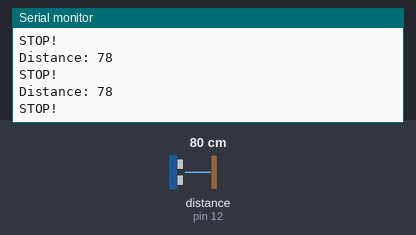
The sketch below on a simulated Arduino Uno, built with avr-gcc and run on an emulated ATmega328P. On the bench: the last lines printed to the serial monitor. Wiring (inferred from the names in the program): ultrasonic range finder: trigger pin 11; echo pin 12. The inputs (shaded band) are chosen by the test bench; at power-on: distance to the obstacle (sensor on pin 12) 80 cm. The echo pulse lasts 58.3 µs per cm.

Above: at 1.2 s.
1.3 s: distance to the obstacle (sensor on pin 12) set to 9 cm
At 1.9 s:
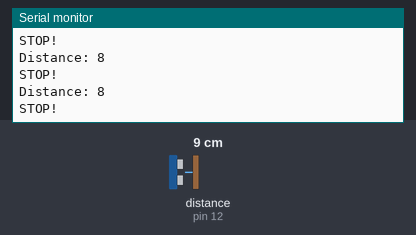
4.3 s: distance to the obstacle (sensor on pin 12) set to 2 cm
At 5.0 s:
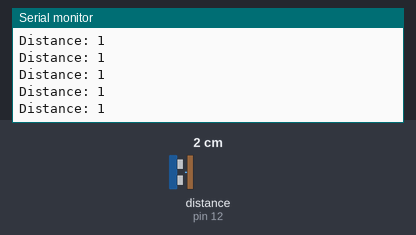
7.3 s: distance to the obstacle (sensor on pin 12) set to 18 cm
At 8.2 s:
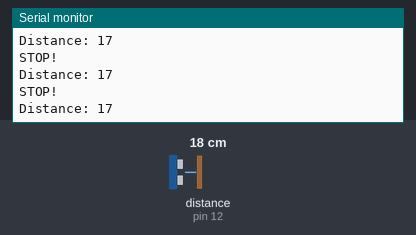
10.3 s: distance to the obstacle (sensor on pin 12) set to 120 cm
At 11.2 s:
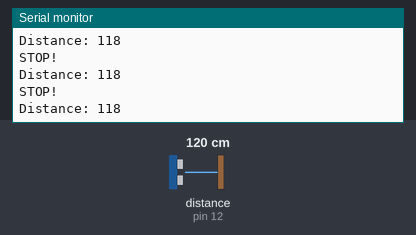
13.3 s: distance to the obstacle (sensor on pin 12) set to 4 cm
At 13.9 s:
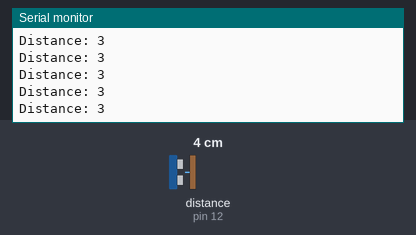
16.3 s: distance to the obstacle (sensor on pin 12) set to 250 cm
At 16.9 s:
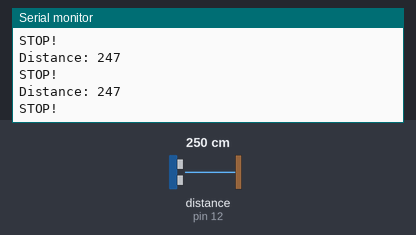
Timing chart, 0 to 19.3 s (numbered marks = the images above; inputs shaded):
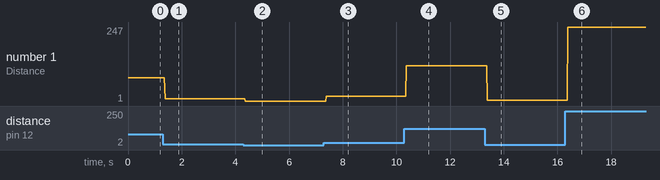

The sketch:

Ultrasonic_Lab2.ino
```cpp
const int trigPin = 11;
const int echoPin = 12;

long duration;
int distance;

void setup() {
  pinMode(trigPin, OUTPUT);
  pinMode(echoPin, INPUT);
  Serial.begin(9600);
}

void loop() {
  digitalWrite(trigPin, LOW);
  delayMicroseconds(2);

  digitalWrite(trigPin, HIGH);
  delayMicroseconds(10);
  digitalWrite(trigPin, LOW);

  duration = pulseIn(echoPin, HIGH);

  distance = duration * 0.034 / 2;

  Serial.print("Distance: ");
  Serial.println(distance);

  if (distance > 3){
    Serial.println("STOP!");
  }
}
```

Measured:
- after the input at 1.3 s, the serial monitor: prints a new line after 0.08 s (image 1)
- after the input at 4.3 s, the serial monitor: prints a new line after 0.08 s (image 2)
- after the input at 7.3 s, the serial monitor: prints a new line after 0.08 s (image 3)
- after the input at 10.3 s, the serial monitor: prints a new line after 0.07 s (image 4)
- after the input at 13.3 s, the serial monitor: prints a new line after 0.09 s (image 5)
- after the input at 16.3 s, the serial monitor: prints a new line after 0.08 s (image 6)
- plotted number 1: 78 → 8 after the input at 1.3 s, 8 → 1 after the input at 4.3 s, 1 → 17 after the input at 7.3 s, 17 → 118 after the input at 10.3 s, 118 → 3 after the input at 13.3 s
